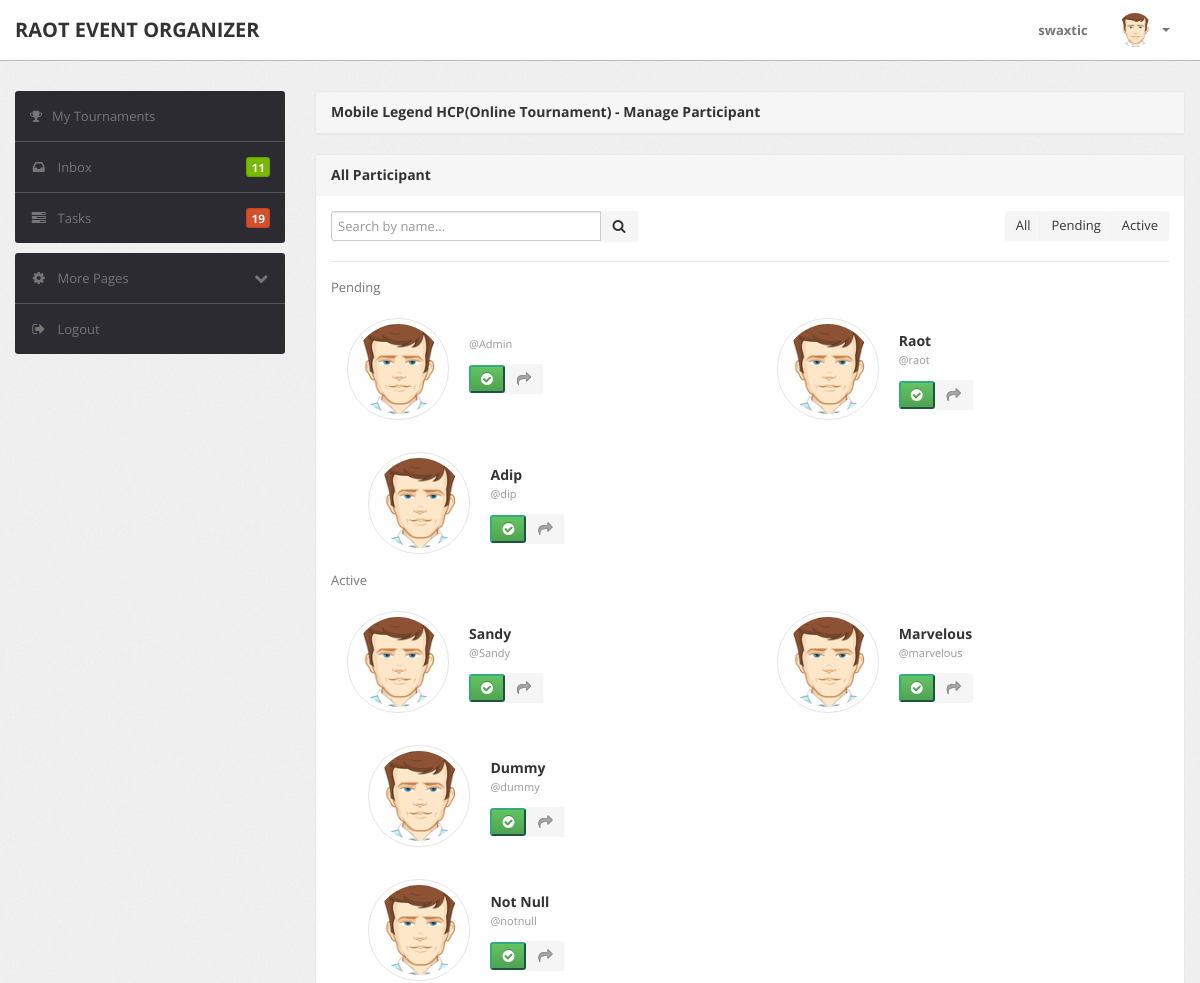
Page /panitia/addparticipant.php?detail=13 (signed in, upper part) on the earlier database version.
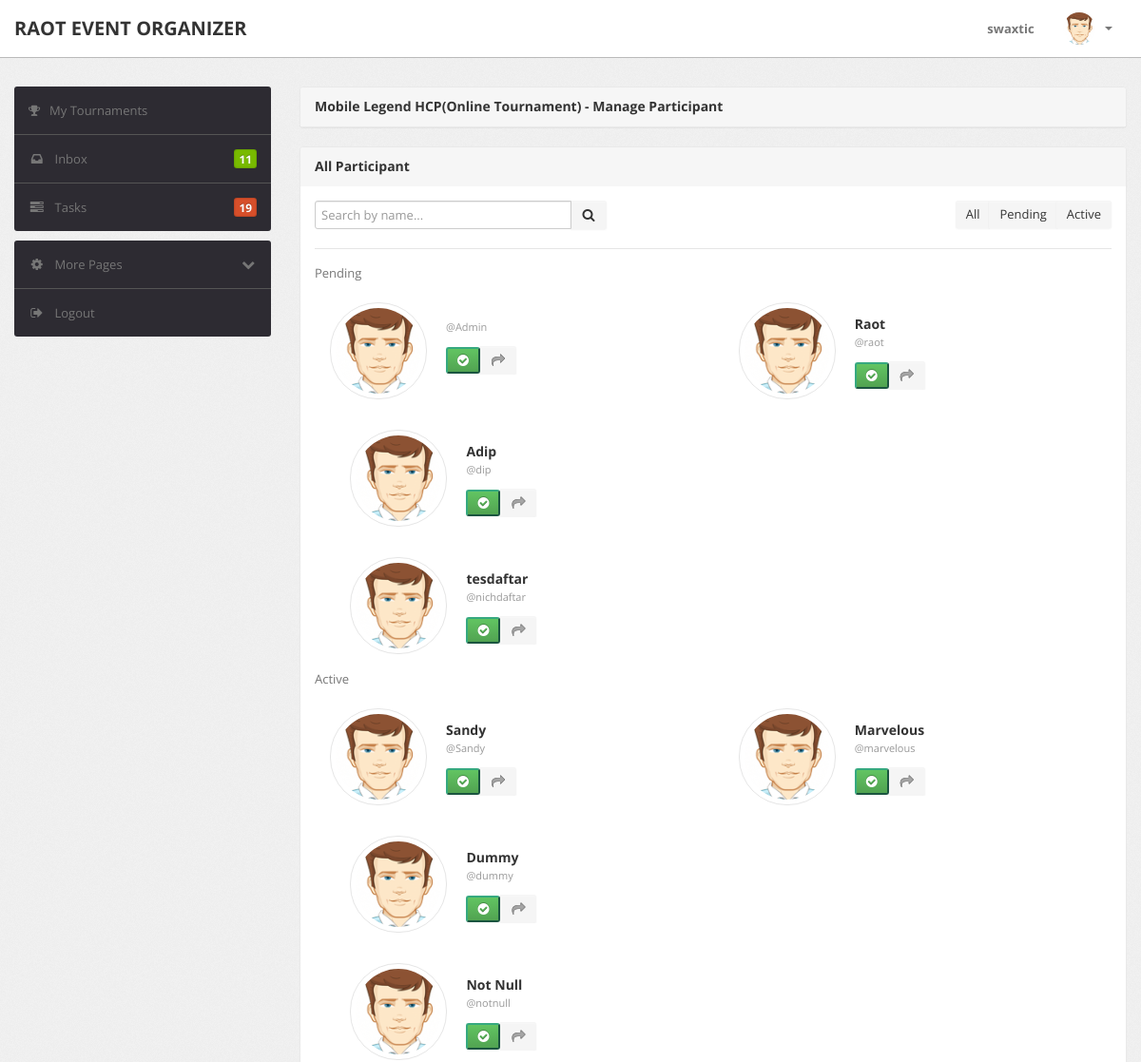
Same page on the later database version.
### tables this page shows
CREATE TABLE `daftarevent` (
  `id_user` int(11) NOT NULL,
  `tim` varchar(18) NOT NULL,
  `id_event` int(11) NOT NULL,
  `status` int(1) NOT NULL DEFAULT '0'
);

CREATE TABLE `panitia` (
  `nick` varchar(16) NOT NULL,
  `nama` varchar(28) NOT NULL,
  `email` varchar(28) NOT NULL,
  `pass` varchar(255) NOT NULL,
  `id_panitia` int(11) NOT NULL
);

### panitia/addparticipant.php (the view, shortened to what the changed rows need)
<!DOCTYPE html>
<html lang="en">
<?php
    include 'config.php';
    $id =$_GET['detail'];
    $sql     ="select * from event where idEvent='$id'";
    $que     = mysqli_query($konak,$sql);
    $res     = mysqli_fetch_array($que);
    $tes     = $res['uplink'];
    if(!isset($_SESSION['status'])){
        header("location:../login.php");
    }else{
?>
<head>
    <head>
        <link type="text/css" href="bootstrap/css/bootstrap.min.css?t[timestamps]" rel="stylesheet">
        <link type="text/css" href="bootstrap/css/bootstrap-responsive.min.css" rel="stylesheet">
        <link type="text/css" href="css/theme.css" rel="stylesheet">
        <link type="text/css" href="images/icons/css/font-awesome.css" rel="stylesheet">
        <link rel="stylesheet" href="https://cdnjs.cloudflare.com/ajax/libs/font-awesome/4.7.0/css/font-awesome.min.css">
    </head>
    <?php include 'header.php'?>
        <div class="wrapper">
            <div class="container">
                <div class="row">
                    <div class="span9">
					<div class="content">
                <div class="module">
                        <div class="module-body">
                        <div class="row-fluid">
                    <?php
                        $id =$_GET['detail'];
                        if(isset($_GET['detail'])){
                            $sql     = "SELECT event.idEvent, event.nm_event, daftarevent.status, daftarevent.id_user, panitia.nama, panitia.nick
                            FROM daftarevent JOIN panitia
                            ON daftarevent.id_user = panitia.id_panitia
                            JOIN event
                            ON event.idEvent = daftarevent.id_event
                            WHERE event.idEvent = $id AND daftarevent.status= '0'";
                            $que     = mysqli_query($konak,$sql);
                            while ($res=mysqli_fetch_array($que)){
                    ?>
                                <div class="span6">
                                        <div class="media user">
                                            <a class="media-avatar pull-left" href="#">
                                                <img src="images/user.png">
                                            </a>
                                            <div class="media-body">
                                                <h3 class="media-title">
                                                    <?php echo $res['nama']; ?>
                                                </h3>
                                                <p>
                                                    <small class="muted">@<?php echo $res['nick']; ?></small></p>
                                                <div class="media-option btn-group shaded-icon">
                                                    <button class="btn-success btn-small">
                                                        <i class="icon-ok-sign"></i>
                                                    </button>
                                                    <button class="btn btn-small">
                                                        <i class="icon-share-alt"></i>
                                                    </button>
                                                </div>
                                            </div>
                                        </div>
                                    </div>
                        <?php
                            }
                        ?>
                        </div>
                        <div class="row-fluid">
                        <?php
                            $sql     = "SELECT event.idEvent, event.nm_event, daftarevent.status, daftarevent.id_user, panitia.nama, panitia.nick
                            FROM daftarevent JOIN panitia
                            ON daftarevent.id_user = panitia.id_panitia
                            JOIN event
                            ON event.idEvent = daftarevent.id_event
                            WHERE event.idEvent = $id AND daftarevent.status= '1'";
                            $que     = mysqli_query($konak,$sql);
                            while ($res=mysqli_fetch_array($que)){
                    ?>
                                    <div class="span6">
                                        <div class="media user">
                                            <a class="media-avatar pull-left" href="#">
                                                <img src="images/user.png">
                                            </a>
                                            <div class="media-body">
                                                <h3 class="media-title">
                                                    <?php echo $res['nama']; ?>
                                                </h3>
                                                <p>
                                                    <small class="muted">@<?php echo $res['nick']; ?></small></p>
                                                <div class="media-option btn-group shaded-icon">
                                                    <button class="btn-success btn-small">
                                                        <i class="icon-ok-sign"></i>
                                                    </button>
                                                    <button class="btn btn-small">
                                                        <i class="icon-share-alt"></i>
                                                    </button>
                                                </div>
                                            </div>
                                        </div>
                                    </div>
                            <?php
                            }
                            }
                            ?>
                        </div>
                    </div>
                    </div>
					</div>
				</div>
                </div>
            </div>
        </div>
    </body>
	<?php
    }
?>

Differences in the rows shown:
added daftarevent: panitia.nama "tesdaftar", panitia.nick "nichdaftar", shown under "All Participant"
